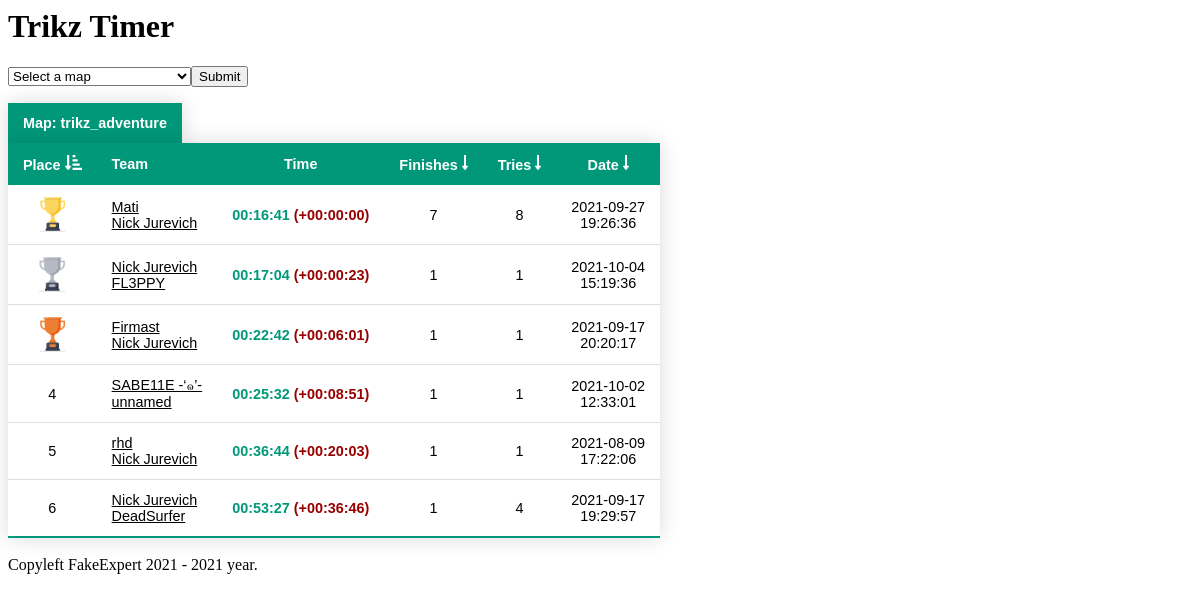
The app's page /web/index5.php with its own data.
### tables this page shows
CREATE TABLE `records` (
  `id` int(11) NOT NULL AUTO_INCREMENT,
  `playerid` int(11) DEFAULT NULL,
  `partnerid` int(11) DEFAULT NULL,
  `time` float DEFAULT NULL,
  `finishes` int(11) DEFAULT NULL,
  `tries` int(11) DEFAULT NULL,
  `cp1` float DEFAULT NULL,
  `cp2` float DEFAULT NULL,
  `cp3` float DEFAULT NULL,
  `cp4` float DEFAULT NULL,
  `cp5` float DEFAULT NULL,
  `cp6` float DEFAULT NULL,
  `cp7` float DEFAULT NULL,
  `cp8` float DEFAULT NULL,
  `cp9` float DEFAULT NULL,
  `cp10` float DEFAULT NULL,
  `points` int(11) DEFAULT NULL,
  `map` varchar(192) DEFAULT NULL,
  `date` int(11) DEFAULT NULL,
  PRIMARY KEY (`id`)
);

CREATE TABLE `users` (
  `id` int(11) NOT NULL AUTO_INCREMENT,
  `username` varchar(64) DEFAULT NULL,
  `steamid` int(11) DEFAULT NULL,
  `geoipcode2` varchar(64) DEFAULT NULL,
  `firstjoin` int(11) DEFAULT NULL,
  `lastjoin` int(11) DEFAULT NULL,
  `points` int(11) DEFAULT NULL,
  PRIMARY KEY (`id`)
);

### web/index5.php (the view, shortened to what this page needs)
<html>
<body style="background-color:#ffffff">
	<h1>Trikz Timer</h1>
	<?php
		$db = mysqli_connect('78.84.184.120','fakeexpert','','fakeexpert') or die ('Error connecting to MySQL server.');
		echo "<form method=post><select id=submit name=submit><option>Select a map</option>";
		echo "</select><input type = submit value = Submit></form>";
		echo "<table class=styled-table><thead><tr><th>Map: $_SESSION[map]</th></tr></thead></table>";
	?>
	<table class="styled-table">
		<thead>
			<tr>
				<?php
					$page = basename($_SERVER['PHP_SELF']);
					if(isset($_GET['l']))
					{
						if($_GET['l'] == 1)
							echo "<th><center>Place <a href=$page?start=$_GET[start]&l=0><img src=/sort/sort-amount-down-solid_icon.png></a></center></th>";
						else if($_GET['l'] == 0)
							echo "<th><center>Place <a href=$page?start=0&l=1><img src=/sort/sort-amount-down-alt-solid_icon.png></a></center></th>";
						else
							echo "<th><center>Place <a href=$page?start=0&l=1><img src=/sort/sort-amount-down_icon.png></a></center></th>";
					}
					else
						echo "<th><center>Place <a href=$page?start=0&l=1><img src=/sort/sort-amount-down-alt-solid_icon.png></a></center></th>";
					echo "<th>Team</th>";
					echo "<th><center>Time</center></th>";
					if(isset($_GET['l']))
					{
						if($_GET['l'] == 3)
							echo "<th><center>Finishes <a href=$page?start=$_GET[start]&l=2><img src=/sort/sort-amount-down-solid_icon.png></a></center></th>";
						else if($_GET['l'] == 2)
							echo "<th><center>Finishes <a href=$page?start=$_GET[start]&l=3><img src=/sort/sort-amount-down-alt-solid_icon.png></a></center></th>";
						else
							echo "<th><center>Finishes <a href=$page?start=0&l=3><img src=/sort/sort-amount-down_icon.png></a></center></th>";
						if($_GET['l'] == 5)
							echo "<th><center>Tries <a href=$page?start=$_GET[start]&l=4><img src=/sort/sort-amount-down-solid_icon.png></a></center></th>";
						else if($_GET['l'] == 4)
							echo "<th><center>Tries <a href=$page?start=$_GET[start]&l=5><img src=/sort/sort-amount-down-alt-solid_icon.png></a></center></th>";
						else
							echo "<th><center>Tries <a href=$page?start=0&l=5><img src=/sort/sort-amount-down_icon.png></a></center></th>";
						if($_GET['l'] == 7)
							echo "<th><center>Date <a href=$page?start=$_GET[start]&l=6><img src=/sort/sort-amount-down-solid_icon.png></a></center></th>";
						else if($_GET['l'] == 6)
							echo "<th><center>Date <a href=$page?start=0&l=7><img src=/sort/sort-amount-down-alt-solid_icon.png></a></center></th>";
						else
							echo "<th><center>Date <a href=$page?start=0&l=7><img src=/sort/sort-amount-down_icon.png></a></center></th>";
					}
					else
					{
						echo "<th><center>Finishes <a href=$page?start=0&l=3><img src=/sort/sort-amount-down_icon.png></a></center></th>";
						echo "<th><center>Tries <a href=$page?start=0&l=5><img src=/sort/sort-amount-down_icon.png></a></center></th>";
						echo "<th><center>Date <a href=$page?start=0&l=7><img src=/sort/sort-amount-down_icon.png></a></center></th>";
					}
				?>
			</tr>
		</thead>
		<tbody>
		<?php
			if(isset($_GET['start']))
				$start = (int) $_GET['start'];
			else
				$start = 0;
			$limit = 10;
			if(isset($_GET['l']))
				$l = (int) $_GET['l'];
			else
				$l = 0;
			$query0 = "SELECT COUNT(*) FROM records WHERE map = '$_SESSION[map]'";
			$getSR = "SELECT time FROM records WHERE map = '$_SESSION[map]' ORDER BY time LIMIT 1";
			$queryRank = "SELECT @rownum := @rownum + 1 as rank, p.id FROM (SELECT @rownum := 0) v, (SELECT * FROM records WHERE map = '$_SESSION[map]' GROUP BY id ORDER BY time) p";
			if($l == 1)
				$query = "SELECT * FROM records WHERE map = '$_SESSION[map]' ORDER BY time DESC LIMIT $start, $limit";
			else if(!$l)
				$query = "SELECT * FROM records WHERE map = '$_SESSION[map]' ORDER BY time LIMIT $start, $limit";
			mysqli_query($db, $queryRank) or die('Error querying database. [1rank]');
			mysqli_query($db, $query) or die('Error querying database. [1]');
			mysqli_query($db, $getSR) or die('Error querying database. [getSR]');
			mysqli_query($db, $query0) or die('Error querying database. [2]');
			$result = mysqli_query($db, $query);
			$resultGetSR = mysqli_query($db, $getSR);
			$rowGetSR = mysqli_fetch_array($resultGetSR);
			$serverRecord = 0;
			while($row = mysqli_fetch_assoc($result))
			{
				$resultRank = mysqli_query($db, $queryRank);
				while($rank = mysqli_fetch_assoc($resultRank))
					if($rank['id'] == $row['id'])
						break;
				$query2 = "SELECT username FROM users WHERE steamid = $row[playerid]";
				mysqli_query($db, $query2) or die('Error querying in table. [3]');
				$result2 = mysqli_query($db, $query2);
				$row2 = mysqli_fetch_array($result2);
				$query3 = "SELECT username FROM users WHERE steamid = $row[partnerid]";
				mysqli_query($db, $query3) or die('Error querying in table. [4]');
				$result3 = mysqli_query($db, $query3);
				$row3 = mysqli_fetch_array($result3);
				$hours = floor($row['time'] / 3600);
				$mins = floor($row['time'] / 60 % 60);
				$secs = floor($row['time'] % 60);
				$time = sprintf("%02d:%02d:%02d", $hours, $mins, $secs);
				if(!$serverRecord)
					$serverRecord = $rowGetSR['time'];
				$timeDiff = $row['time'] - $serverRecord;
				$timeDiffHours = floor($timeDiff / 3600);
				$timeDiffMins = floor($timeDiff / 60 % 60);
				$timeDiffSecs = floor($timeDiff % 60);
				$timeDiffFormated = sprintf("%02d:%02d:%02d", $timeDiffHours, $timeDiffMins, $timeDiffSecs);
				$formatedDateYmd = date("Y-m-d", $row["date"]);
				$formatedDateHis = date("H:i:s", $row['date']);
				$stamid64beforefirstuser = 76561197960265728;
				$player1steamid64 = $stamid64beforefirstuser + $row['playerid'];
				$player2steamid64 = $stamid64beforefirstuser + $row['partnerid'];
				if($rank['rank'] == 1)
					echo "<tr><td><center><img src=/topplace/gold_icon.png></center></td><td><a href=https://steamcommunity.com/profiles/$player1steamid64 target=_blank rel='noopener noreferrer' style=color:#000000>$row2[username]</a><br><a href=https://steamcommunity.com/profiles/$player2steamid64 target=_blank rel='noopener noreferrer' style=color:#000000>$row3[username]</a></td><td class=active-row><center>$time <font color=#980000>(+$timeDiffFormated)</font></center></td><td><center>$row[finishes]</center></td><td><center>$row[tries]</center></td><td><center>$formatedDateYmd<br>$formatedDateHis</center></td></tr>";
				else if($rank['rank'] == 2)
					echo "<tr><td><center><img src=/topplace/silver_icon.png></center></td><td><a href=https://steamcommunity.com/profiles/$player1steamid64 target=_blank rel='noopener noreferrer' style=color:#000000>$row2[username]</a><br><a href=https://steamcommunity.com/profiles/$player2steamid64 target=_blank rel='noopener noreferrer' style=color:#000000>$row3[username]</a></td><td class=active-row><center>$time <font color=#980000>(+$timeDiffFormated)</font></center></td><td><center>$row[finishes]</center></td><td><center>$row[tries]</center></td><td><center>$formatedDateYmd<br>$formatedDateHis</center></td></tr>";
				else if($rank['rank'] == 3)
					echo "<tr><td><center><img src=/topplace/bronze_icon.png></center></td><td><a href=https://steamcommunity.com/profiles/$player1steamid64 target=_blank rel='noopener noreferrer' style=color:#000000>$row2[username]</a><br><a href=https://steamcommunity.com/profiles/$player2steamid64 target=_blank rel='noopener noreferrer' style=color:#000000>$row3[username]</a></td><td class=active-row><center>$time <font color=#980000>(+$timeDiffFormated)</font></center></td><td><center>$row[finishes]</center></td><td><center>$row[tries]</center></td><td><center>$formatedDateYmd<br>$formatedDateHis</center></td></tr>";
				else
					echo "<tr><td><center>$rank[rank]</center></td><td><a href=https://steamcommunity.com/profiles/$player1steamid64 target=_blank rel='noopener noreferrer' style=color:#000000>$row2[username]</a><br><a href=https://steamcommunity.com/profiles/$player2steamid64 target=_blank rel='noopener noreferrer' style=color:#000000>$row3[username]</a></td><td class=active-row><center>$time <font color=#980000>(+$timeDiffFormated)</font></center></td><td><center>$row[finishes]</center></td><td><center>$row[tries]</center></td><td><center>$formatedDateYmd<br>$formatedDateHis</center></td></tr>";
			}
		?>
	</tbody>
	</table>
	<?php
		$year = date("Y");
		echo "<br>Copyleft FakeExpert 2021 - $year year.";
	?>
</body>
</html>

### web/index5.php (style rules this page uses)
.styled-table { border-collapse: collapse; font-size: 0.9em; font-family: sans-serif; min-width: 64px; box-shadow: 0 0 20px rgba(0, 0, 0, 0.15); }
.styled-table thead tr { background-color: #009879; color: #ffffff; text-align: left; }
.styled-table th, .styled-table td { text-align: left; padding: 12px 15px; }
.styled-table tbody tr { background-color: #ffffff; border-bottom: 1px solid #dddddd; }
.styled-table tbody tr:last-of-type { border-bottom: 2px solid #009879; }
.styled-table tbody td.active-row { font-weight: bold; color: #009879; }

### records on screen
records: users.username "Mati", users.username "Nick Jurevich", time "00:16:41", time "00:00:00", finishes "7", tries "8", date "2021-09-27", date "19:26:36"
records: users.username "Nick Jurevich", users.username "FL3PPY", time "00:17:04", timeDiffFormated "00:00:23", finishes "1", tries "1", date "2021-10-04", date "15:19:36"
records: users.username "Firmast", users.username "Nick Jurevich", time "00:22:42", timeDiffFormated "00:06:01", finishes "1", tries "1", date "2021-09-17", date "20:20:17"
records: rank "4", users.username "SABE11E -‘๑’-", users.username "unnamed", time "00:25:32", timeDiffFormated "00:08:51", finishes "1", tries "1", date "2021-10-02", date "12:33:01"
records: rank "5", users.username "rhd", users.username "Nick Jurevich", time "00:36:44", timeDiffFormated "00:20:03", finishes "1", tries "1", date "2021-08-09", date "17:22:06"
records: rank "6", users.username "Nick Jurevich", users.username "DeadSurfer", time "00:53:27", timeDiffFormated "00:36:46", finishes "1", tries "4", date "2021-09-17", date "19:29:57"

### other values on screen
$_SESSION[map] "trikz_adventure"
